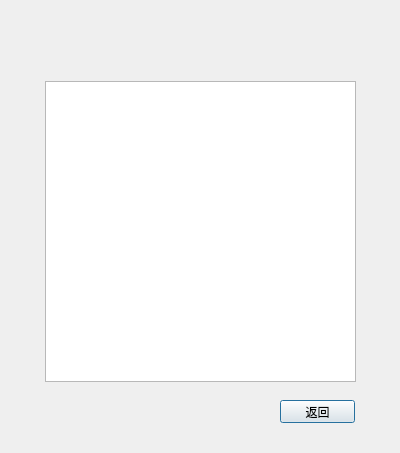
<?xml version="1.0" encoding="UTF-8"?>
<ui version="4.0">
 <class>MsgBoxDlg</class>
 <widget class="QDialog" name="MsgBoxDlg">
  <property name="geometry">
   <rect>
    <x>0</x>
    <y>0</y>
    <width>400</width>
    <height>453</height>
   </rect>
  </property>
  <property name="windowTitle">
   <string>Dialog</string>
  </property>
  <widget class="QLabel" name="labFront">
   <property name="geometry">
    <rect>
     <x>40</x>
     <y>20</y>
     <width>321</width>
     <height>61</height>
    </rect>
   </property>
   <property name="font">
    <font>
     <pointsize>20</pointsize>
    </font>
   </property>
   <property name="text">
    <string/>
   </property>
   <property name="alignment">
    <set>Qt::AlignCenter</set>
   </property>
  </widget>
  <widget class="QPushButton" name="pushButton">
   <property name="geometry">
    <rect>
     <x>280</x>
     <y>400</y>
     <width>75</width>
     <height>23</height>
    </rect>
   </property>
   <property name="text">
    <string>返回</string>
   </property>
  </widget>
  <widget class="QTableView" name="tableView">
   <property name="geometry">
    <rect>
     <x>45</x>
     <y>81</y>
     <width>311</width>
     <height>301</height>
    </rect>
   </property>
  </widget>
 </widget>
 <resources/>
 <connections>
  <connection>
   <sender>pushButton</sender>
   <signal>clicked()</signal>
   <receiver>MsgBoxDlg</receiver>
   <slot>close()</slot>
   <hints>
    <hint type="sourcelabel">
     <x>327</x>
     <y>412</y>
    </hint>
    <hint type="destinationlabel">
     <x>415</x>
     <y>425</y>
    </hint>
   </hints>
  </connection>
 </connections>
</ui>
